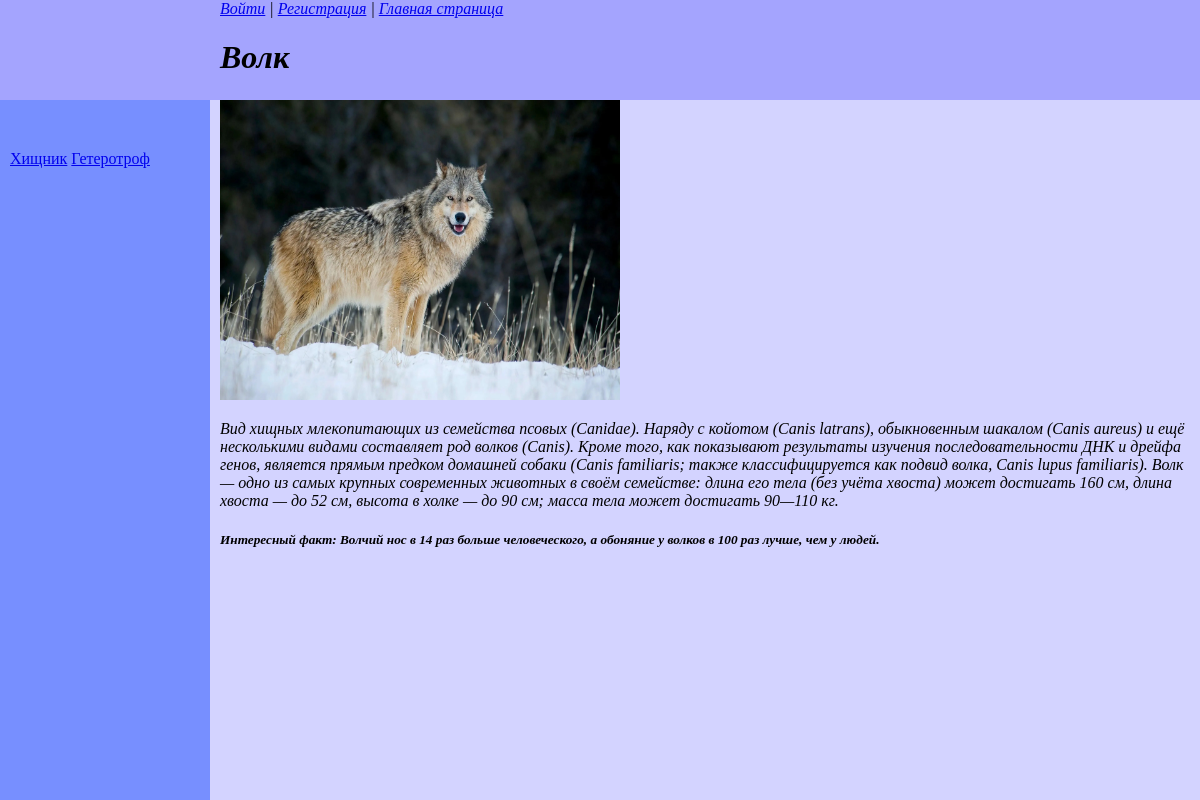
The app's page /earth/mlekopitaushie/volk/ with its own data.
### earth/models.py (models this page shows, shortened)
class Earth(models.Model):
    class Status(models.IntegerChoices):
        USUAL = 0, 'Распространенное'
        RARE = 1, 'Редкое'
    class Meta:
        verbose_name = 'Наземные обитатели'
        verbose_name_plural = 'Наземные обитатели'
    objects = models.Manager()
    page_name = models.CharField(max_length=255, default='earth', verbose_name="Слаг")
    animal = models.CharField(max_length=255, verbose_name="Имя животного",unique=True)
    content = models.TextField(blank=True, verbose_name="Текст о животном")
    time_create = models.DateTimeField(auto_now_add=True, verbose_name="Время создания")
    time_update = models.DateTimeField(auto_now=True, verbose_name="Время изменения")
    is_red_book = models.BooleanField(choices=tuple(map(lambda x: (bool(x[0]), x[1]), Status.choices)),
                                      default=Status.USUAL, verbose_name="Красная книга")
    class_of_animal = models.ForeignKey('Earth_Kinds', on_delete=models.PROTECT, null=True,
                                        verbose_name="Класс животного")
    unique_fact = models.OneToOneField('Earth_Facts', on_delete=models.SET_NULL, null=True, blank=True,
                                       related_name='fact', verbose_name="Факт о животном")
    tags = models.ManyToManyField('EarthTags', blank=True, related_name='tags', verbose_name="Теги")
    image = models.ImageField(upload_to="images/%Y/%m/%d/",default=None,blank=True,null=True,
                              verbose_name="Изображение")
    author = models.ForeignKey(get_user_model(), on_delete=models.SET_NULL, null=True, default=None)

class Earth_Facts(models.Model):
    content = models.TextField(blank=True)
    class Meta:
        verbose_name = 'Интересный факт'
        verbose_name_plural = 'Интересный факт'

class EarthTags(models.Model):
    tag = models.CharField(max_length=100, db_index=True, verbose_name="Теги")
    slug = models.SlugField(max_length=255, unique=True, db_index=True)
    def get_absolute_url(self):
        return reverse('tag', kwargs={'earth_tag_slug': self.slug})

### earth/views.py (the view)
def show_animals(request, animal_slug, class_slug):
    an = get_object_or_404(Earth, page_name=animal_slug)
    classes = get_object_or_404(Earth_Kinds, slug=class_slug)
    if an.unique_fact is None:
        fact = ""
    else:
        fact = an.unique_fact.content
    data_an = {'title': an.animal,
               'header': an.animal,
               'content': an.content,
               'fact': fact,
               'image': an.image,
               'tags': an.tags.all()
               }
    return render(request, 'earth/earth_animal_view.html', data_an)

### earth/templates/earth/earth_animal_view.html (shortened to what this page needs)
{% extends 'animal_base_view.html' %}

### templates/animal_base_view.html (shortened to what this page needs)
<!DOCTYPE html>
<html lang="en">
{% load static %}
<head>
</head>
<body>
<div class="header">
    <nav class ="login">
    {% if request.user.is_authenticated %}
      {{user.username}} | <a href="{% url 'users:profile' %}">Личный кабинет</a> | <a href="{% url 'users:logout' %}">Выйти</a>
    {% else %}
        <a href="{% url 'users:login' %}">Войти</a> | <a href="{% url 'users:register' %}">Регистрация</a>
    {% endif %}
    | <a href="{% url 'home' %}">Главная страница</a>
    </nav>
    <h1>{{header}}</h1>
</div>
<div class="content">
    {% if image %}
    <img class="img-article-left" src="{{image.url}}" width="400" height="300"></p>
    {% endif %}
    <p>{{content}}</p>
    <h5>Интересный факт: {{fact}}</h5>
</div>
<div class="sidebar">
    {% for t in tags %}
    <a href="{{t.get_absolute_url}}">{{t.tag}}</a>
    {% endfor %}
</div>
</body>
</html>

### templates/animal_base_view.html (style rules this page uses)
.header { padding-left: 220px; align-items: center; font-style:italic; background: #a4a4fe; position:absolute; left:0px; top:0px; bottom:0; right:0; height: 100px; }
.sidebar { background-attachment:scroll; position:absolute; padding-top: 50px; padding-left: 10px; background: #778fff; left:0px; top:100px; bottom:0px; width: 200px; }

### records on screen
Earth: animal "Волк", content "Вид хищных млекопитающих из семейства псовых (Canidae). Наряду с койотом (Canis latrans), обыкновенным шакалом (Canis aureus) и ещё несколькими видами составляет род волков (Canis). Кроме того, как показывают результаты изучения последовательности ДНК и дрейфа генов, является прямым предком домашней собаки (Canis familiaris; также классифицируется как подвид волка, Canis lupus familiaris). Волк — одно из самых крупных современных животных в своём семействе: длина его тела (без учёта хвоста) может достигать 160 см, длина хвоста — до 52 см, высота в холке — до 90 см; масса тела может достигать 90—110 кг."
Earth_Facts: content "Волчий нос в 14 раз больше человеческого, а обоняние у волков в 100 раз лучше, чем у людей."
EarthTags: tag "Хищник"
EarthTags: tag "Гетеротроф"
